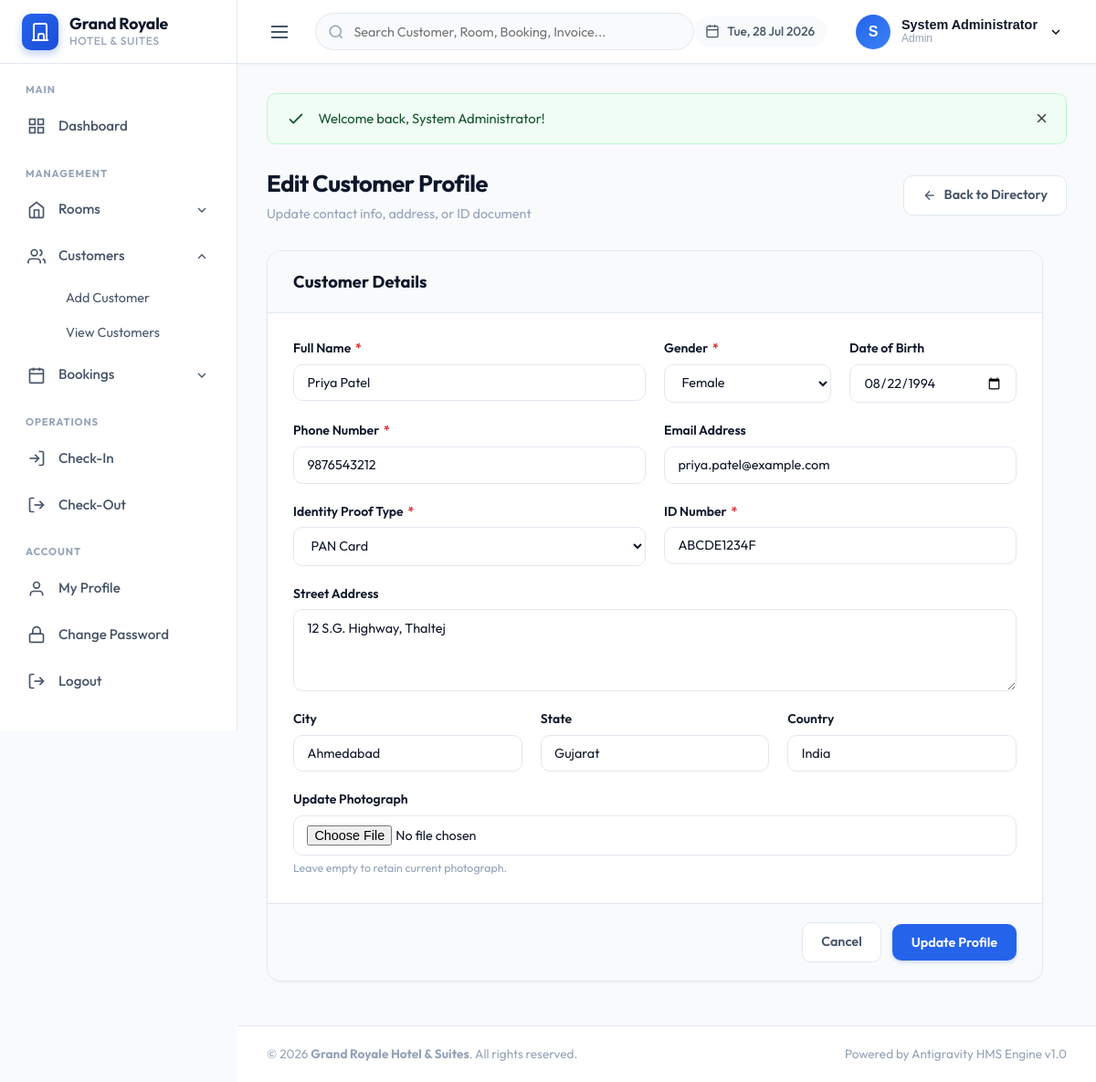
Page /edit_customer.php?id=2 (signed in) on the committed database.
### tables this page shows
CREATE TABLE `customers` (
  `id` INT AUTO_INCREMENT PRIMARY KEY,
  `full_name` VARCHAR(100) NOT NULL,
  `gender` ENUM('Male', 'Female', 'Other') NOT NULL,
  `dob` DATE DEFAULT NULL,
  `phone` VARCHAR(20) NOT NULL UNIQUE,
  `email` VARCHAR(100) DEFAULT NULL,
  `address` TEXT DEFAULT NULL,
  `city` VARCHAR(50) DEFAULT NULL,
  `state` VARCHAR(50) DEFAULT NULL,
  `country` VARCHAR(50) DEFAULT 'India',
  `id_proof_type` ENUM('Aadhar', 'PAN', 'Passport', 'Driving License') NOT NULL,
  `id_number` VARCHAR(50) NOT NULL,
  `photo` VARCHAR(255) DEFAULT NULL,
  `created_at` DATETIME DEFAULT CURRENT_TIMESTAMP
);

### edit_customer.php (the view, shortened to what this page needs)
<?php
require_once __DIR__ . '/includes/db.php';
include __DIR__ . '/includes/header.php';
$customerId = (int)($_GET['id'] ?? 0);
$stmt = $pdo->prepare("SELECT * FROM customers WHERE id = :id");
$stmt->execute([':id' => $customerId]);
$customer = $stmt->fetch();
?>
<div class="page-header">
    <div>
        <h1 class="page-title">Edit Customer Profile</h1>
        <p class="page-subtitle">Update contact info, address, or ID document</p>
    </div>
    <div>
        <a href="view_customers.php" class="btn btn-secondary">
            <svg width="16" height="16" viewBox="0 0 24 24" fill="none" stroke="currentColor" stroke-width="2"><line x1="19" y1="12" x2="5" y2="12"></line><polyline points="12 19 5 12 12 5"></polyline></svg>
            <span>Back to Directory</span>
        </a>
    </div>
</div>
<div class="form-card fade-in" style="max-width: 850px;">
    <div class="form-header">
        <h3 class="form-title">Customer Details</h3>
    </div>
    <form action="edit_customer.php?id=<?= $customerId ?>" method="POST" enctype="multipart/form-data" class="needs-validation" novalidate>
        <div class="form-body">
            <div class="form-grid">
                <div class="col-6">
                    <div class="form-group">
                        <label class="form-label" for="full_name">Full Name <span class="required">*</span></label>
                        <input type="text" id="full_name" name="full_name" class="form-control" value="<?= escape($customer['full_name']) ?>" required>
                    </div>
                </div>
                <div class="col-3">
                    <div class="form-group">
                        <label class="form-label" for="gender">Gender <span class="required">*</span></label>
                        <select id="gender" name="gender" class="form-select" required>
                            <option value="Female" <?= ($customer['gender'] === 'Female') ? 'selected' : '' ?>>Female</option>
                        </select>
                    </div>
                </div>
                <div class="col-3">
                    <div class="form-group">
                        <label class="form-label" for="dob">Date of Birth</label>
                        <input type="date" id="dob" name="dob" class="form-control" value="<?= escape($customer['dob']) ?>">
                    </div>
                </div>
                <div class="col-6">
                    <div class="form-group">
                        <label class="form-label" for="phone">Phone Number <span class="required">*</span></label>
                        <input type="tel" id="phone" name="phone" class="form-control" value="<?= escape($customer['phone']) ?>" required>
                    </div>
                </div>
                <div class="col-6">
                    <div class="form-group">
                        <label class="form-label" for="email">Email Address</label>
                        <input type="email" id="email" name="email" class="form-control" value="<?= escape($customer['email']) ?>">
                    </div>
                </div>
                <div class="col-6">
                    <div class="form-group">
                        <label class="form-label" for="id_proof_type">Identity Proof Type <span class="required">*</span></label>
                        <select id="id_proof_type" name="id_proof_type" class="form-select" required>
                            <option value="PAN" <?= ($customer['id_proof_type'] === 'PAN') ? 'selected' : '' ?>>PAN Card</option>
                        </select>
                    </div>
                </div>
                <div class="col-6">
                    <div class="form-group">
                        <label class="form-label" for="id_number">ID Number <span class="required">*</span></label>
                        <input type="text" id="id_number" name="id_number" class="form-control" value="<?= escape($customer['id_number']) ?>" required>
                    </div>
                </div>
                <div class="col-12">
                    <div class="form-group">
                        <label class="form-label" for="address">Street Address</label>
                        <textarea id="address" name="address" class="form-textarea"><?= escape($customer['address']) ?></textarea>
                    </div>
                </div>
                <div class="col-4">
                    <div class="form-group">
                        <label class="form-label" for="city">City</label>
                        <input type="text" id="city" name="city" class="form-control" value="<?= escape($customer['city']) ?>">
                    </div>
                </div>
                <div class="col-4">
                    <div class="form-group">
                        <label class="form-label" for="state">State</label>
                        <input type="text" id="state" name="state" class="form-control" value="<?= escape($customer['state']) ?>">
                    </div>
                </div>
                <div class="col-4">
                    <div class="form-group">
                        <label class="form-label" for="country">Country</label>
                        <input type="text" id="country" name="country" class="form-control" value="<?= escape($customer['country']) ?>">
                    </div>
                </div>
                <div class="col-12">
                    <div class="form-group">
                        <label class="form-label" for="customer_photo">Update Photograph</label>
                        <input type="file" id="customer_photo" name="customer_photo" class="form-control" accept="image/*" data-preview="customerPhotoPreview">
                        <span class="form-help">Leave empty to retain current photograph.</span>
                    </div>
                </div>
            </div>
        </div>
        <div class="form-footer">
            <a href="view_customers.php" class="btn btn-secondary">Cancel</a>
            <button type="submit" class="btn btn-primary">Update Profile</button>
        </div>
    </form>
</div>
<?php include __DIR__ . '/includes/footer.php'; ?>

### css/style.css (style rules this page uses)
:root { --primary: #2563eb; --primary-hover: #1d4ed8; --primary-light: #eff6ff; --primary-border: #bfdbfe; --success: #16a34a; --success-hover: #15803d; --success-light: #f0fdf4; --success-border: #bbf7d0; --danger: #dc2626; --danger-hover: #b91c1c; --danger-light: #fef2f2; --danger-border: #fecaca; --warning: #f59e0b; --warning-hover: #d97706; --warning-light: #fffbeb; --warning-border: #fde68a; --info: #0284c7; --info-light: #f0f9ff; --bg-main: #f8fafc; --card-bg: #ffffff; --text-primary: #0f172a; --text-secondary: #475569; --text-muted: #94a3b8; --border-color: #e2e8f0; --border-light: #f1f5f9; --radius-sm: 6px; --radius-md: 10px; --radius-lg: 16px; --radius-full: 9999px; --shadow-sm: 0 1px 2px 0 rgba(0, 0, 0, 0.05); --shadow-md: 0 4px 6px -1px rgba(0, 0, 0, 0.1), 0 2px 4px -1px rgba(0, 0, 0, 0.06); --shadow-lg: 0 10px 15px -3px rgba(0, 0, 0, 0.1), 0 4px 6px -2px rgba(0, 0, 0, 0.05); --sidebar-width: 260px; --navbar-height: 70px; --transition-fast: 0.15s ease; --transition-normal: 0.25s ease; }
*, *::before, *::after { box-sizing: border-box; margin: 0; padding: 0; }
body { font-family: 'Outfit', -apple-system, BlinkMacSystemFont, "Segoe UI", Roboto, sans-serif; background-color: var(--bg-main); color: var(--text-primary); line-height: 1.5; font-size: 0.95rem; -webkit-font-smoothing: antialiased; }
a { color: var(--primary); text-decoration: none; transition: color var(--transition-fast); }
.page-header { display: flex; align-items: center; justify-content: space-between; margin-bottom: 1.75rem; flex-wrap: wrap; gap: 1rem; }
.page-title { font-size: 1.6rem; font-weight: 700; color: var(--text-primary); letter-spacing: -0.02em; }
.page-subtitle { font-size: 0.9rem; color: var(--text-muted); margin-top: 0.2rem; }
.btn { display: inline-flex; align-items: center; justify-content: center; gap: 0.5rem; padding: 0.65rem 1.25rem; font-family: inherit; font-size: 0.9rem; font-weight: 600; border-radius: var(--radius-md); border: 1px solid transparent; cursor: pointer; transition: all var(--transition-fast); text-decoration: none; white-space: nowrap; }
.btn-primary { background-color: var(--primary); color: #ffffff; box-shadow: 0 2px 4px rgba(37, 99, 235, 0.2); }
.btn-secondary { background-color: #ffffff; color: var(--text-secondary); border-color: var(--border-color); }
.alert-icon { width: 22px; height: 22px; flex-shrink: 0; }
.fade-in { animation: fadeIn 0.3s ease-in-out; }

### css/forms.css (style rules this page uses)
.form-card { background: #ffffff; border: 1px solid var(--border-color); border-radius: var(--radius-lg); box-shadow: var(--shadow-sm); overflow: hidden; }
.form-header { padding: 1.25rem 1.75rem; border-bottom: 1px solid var(--border-color); background: var(--bg-main); display: flex; align-items: center; justify-content: space-between; }
.form-title { font-size: 1.15rem; font-weight: 700; color: var(--text-primary); }
.form-body { padding: 1.75rem; }
.form-grid { display: grid; grid-template-columns: repeat(12, 1fr); gap: 1.25rem; }
.col-12 { grid-column: span 12; }
.col-6 { grid-column: span 6; }
.col-4 { grid-column: span 4; }
.col-3 { grid-column: span 3; }
.form-group { display: flex; flex-direction: column; }
.form-label { font-size: 0.875rem; font-weight: 600; color: var(--text-primary); margin-bottom: 0.4rem; }
.form-label .required { color: var(--danger); margin-left: 2px; }
.form-control, .form-select, .form-textarea { width: 100%; padding: 0.65rem 0.9rem; font-family: inherit; font-size: 0.9rem; color: var(--text-primary); background-color: #ffffff; border: 1px solid var(--border-color); border-radius: var(--radius-md); outline: none; transition: all var(--transition-fast); }
.form-textarea { resize: vertical; min-height: 90px; }
.form-help { font-size: 0.775rem; color: var(--text-muted); margin-top: 0.3rem; }
.form-footer { padding: 1.25rem 1.75rem; border-top: 1px solid var(--border-color); background: var(--bg-main); display: flex; align-items: center; justify-content: flex-end; gap: 0.75rem; }

### rows in the picture
customers: full_name "Priya Patel", gender "Female", dob "08/22/1994", phone "9876543212", email "priya.patel@example.com", id_proof_type "PAN Card", id_number "ABCDE1234F", address "12 S.G. Highway, Thaltej", city "Ahmedabad", state "Gujarat", country "India"

### other values in the picture
substr($user['full_name'], 0, 1) "S"
$user['full_name'] "System Administrator"
$user['role'] "Admin"
$msg "Welcome back, System Administrator!"
